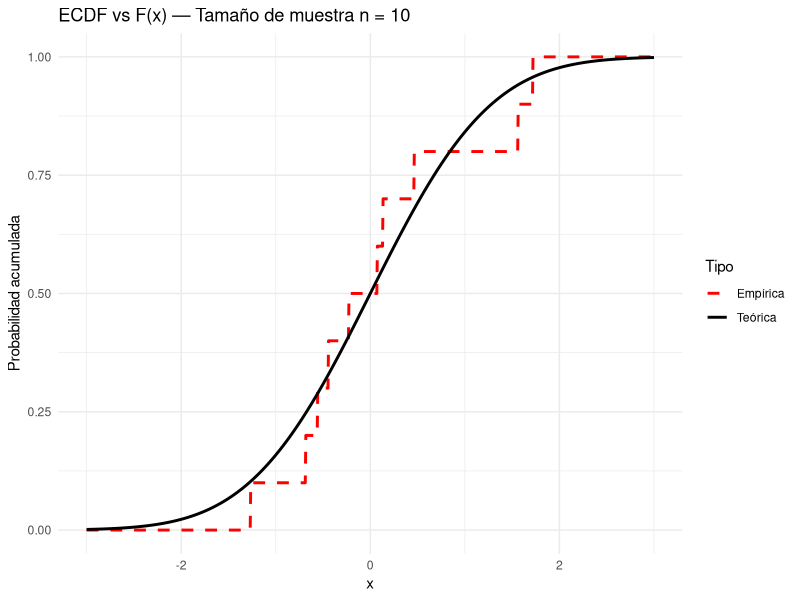
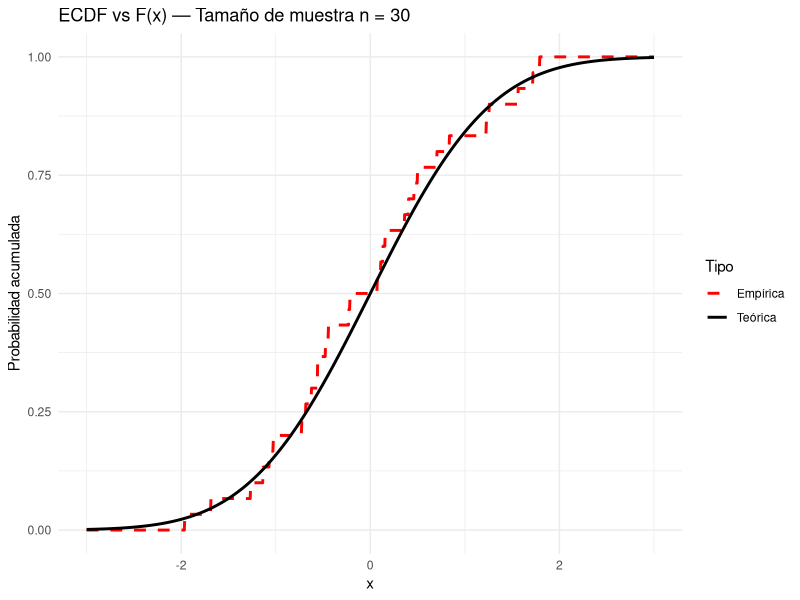
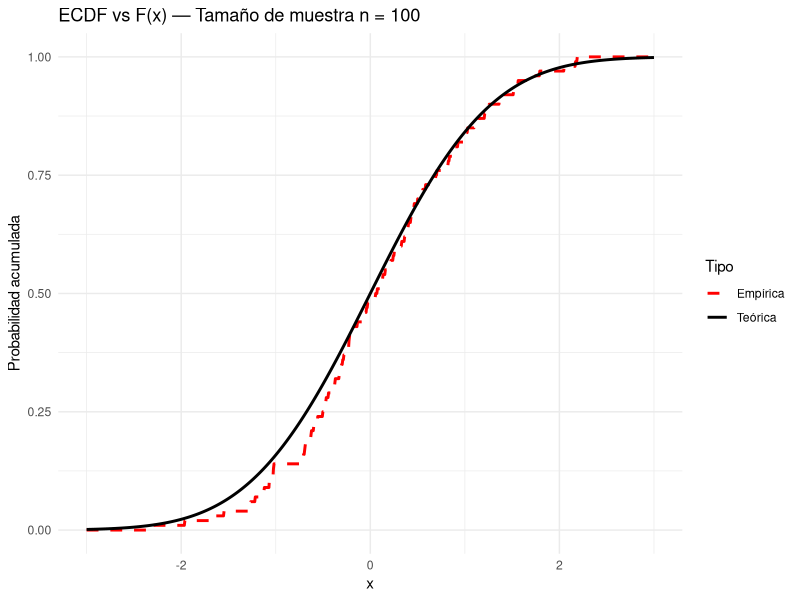
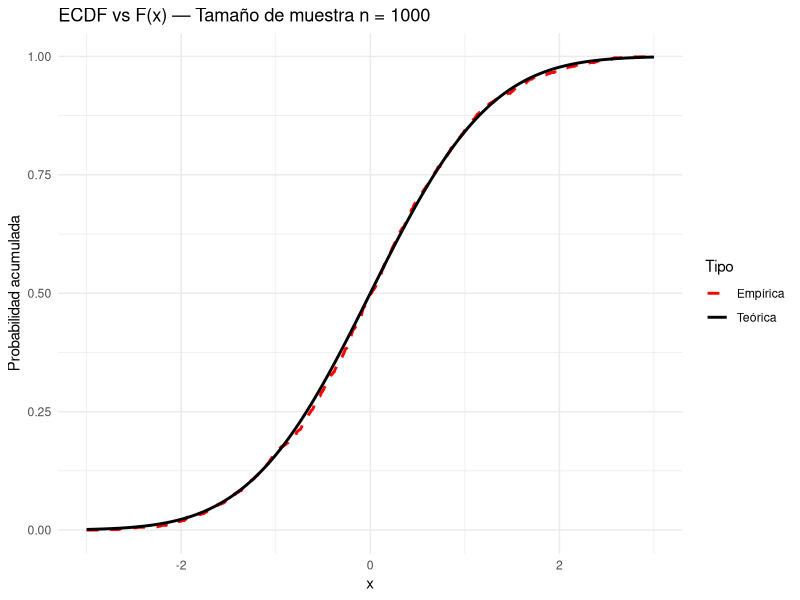
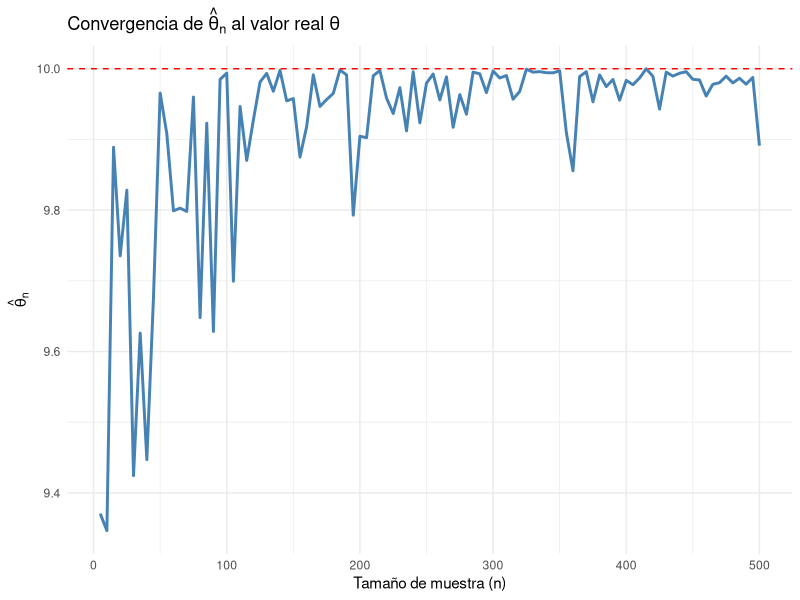

Write R code to recreate these figures, in order.
## ---- chunk 1
# Cargar librería para gráficos
library(ggplot2)

# Definir función para graficar ECDF vs distribución teórica
comparar_ecdf_teorica <- function(n, distribucion = "normal") {
  set.seed(123)  # Para reproducibilidad

  # Muestra de tamaño n desde N(0,1)
  muestra <- rnorm(n)
  
  # Dominio común
  x_vals <- seq(-3, 3, length.out = 1000)

  # Distribución teórica
  F_teorica <- pnorm(x_vals)

  # Distribución empírica
  ecdf_muestra <- ecdf(muestra)
  F_empirica <- ecdf_muestra(x_vals)

  # Construir data frame para ggplot
  df <- data.frame(
    x = rep(x_vals, 2),
    F = c(F_empirica, F_teorica),
    Tipo = rep(c("Empírica", "Teórica"), each = length(x_vals))
  )

  # Graficar
  ggplot(df, aes(x = x, y = F, color = Tipo, linetype = Tipo)) +
    geom_line(size = 1) +
    labs(
      title = paste("ECDF vs F(x) — Tamaño de muestra n =", n),
      x = "x", y = "Probabilidad acumulada"
    ) +
    theme_minimal() +
    scale_color_manual(values = c("Empírica" = "red", "Teórica" = "black")) +
    scale_linetype_manual(values = c("Empírica" = "dashed", "Teórica" = "solid"))
}

# Generar gráficos para diferentes tamaños de muestra
comparar_ecdf_teorica(10)
comparar_ecdf_teorica(30)
comparar_ecdf_teorica(100)
comparar_ecdf_teorica(1000)

## ---- chunk 2
set.seed(123)
poblacion <- rlnorm(1e6, meanlog = 10, sdlog = 0.5)
## ---- chunk 3
muestra <- sample(poblacion, size = 20000, replace = FALSE)
## ---- chunk 4
Fn <- ecdf(muestra)
## ---- chunk 5
cuantil_90_empirico <- quantile(muestra, probs = 0.9)
## ---- chunk 6
cuantil_90_real <- quantile(poblacion, probs = 0.9)
## ---- chunk 7
cat("Cuantil 90 estimado (empírico):", round(cuantil_90_empirico, 2), "\n")
cat("Cuantil 90 real (poblacional):", round(cuantil_90_real, 2), "\n")
## ---- chunk 8
# Simulación para estimar theta en una uniforme (0, theta)
set.seed(42)
theta_real <- 10

# Tamaños de muestra
n_vals <- c(5, 10, 30, 100)

# Simular y comparar
estimadores <- sapply(n_vals, function(n) {
  muestra <- runif(n, min = 0, max = theta_real)
  max(muestra)
})

# Mostrar resultados
data.frame(
  Tamaño_muestra = n_vals,
  Estimador_maximo = round(estimadores, 3),
  Error = round(theta_real - estimadores, 3)
)
## ---- chunk 9
# Chunk de R — solo código
#| label: fig-convergencia-max
#| fig-cap: 'Convergencia del estimador plug-in $ \hat{\theta}_n = \max X_i $ hacia el valor real $ \theta = 10 $'
#| fig-align: center
#| message: false
#| warning: false

set.seed(42)
theta_real <- 10

# Vector de tamaños de muestra crecientes
n_seq <- seq(5, 500, by = 5)

# Calcular el estimador para cada n
estimadores <- sapply(n_seq, function(n) {
  muestra <- runif(n, min = 0, max = theta_real)
  max(muestra)
})

# Crear data frame para graficar
df_estimacion <- data.frame(
  n = n_seq,
  estimador = estimadores
)

# Graficar
library(ggplot2)
ggplot(df_estimacion, aes(x = n, y = estimador)) +
  geom_line(color = "steelblue", size = 1) +
  geom_hline(yintercept = theta_real, color = "red", linetype = "dashed") +
  labs(
    title = expression("Convergencia de " * hat(theta)[n] * " al valor real " * theta),
    x = "Tamaño de muestra (n)",
    y = expression(hat(theta)[n])
  ) +
  theme_minimal()
